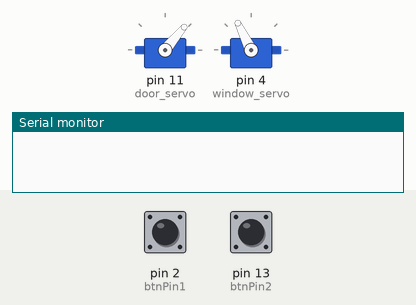
Simulated run of this sketch. Board: Arduino Uno, built with avr-gcc and run on an emulated ATmega328P. On the bench: 2 × servo, the last lines printed to the serial monitor. The inputs (shaded band) are chosen by the test bench; at power-on: pin 2 (btnPin1) HIGH, pin 13 (btnPin2) HIGH.

Above: at 3.4 s.
3.5 s: pin 2 (btnPin1) pulled LOW for 0.15 s
At 4.8 s:
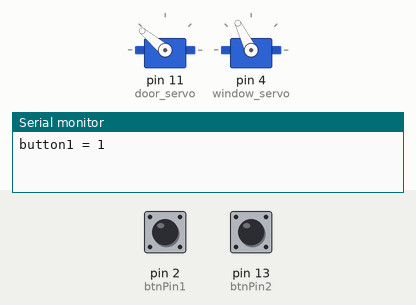
5.1 s: pin 2 (btnPin1) pulled LOW for 1 s
At 7.3 s:
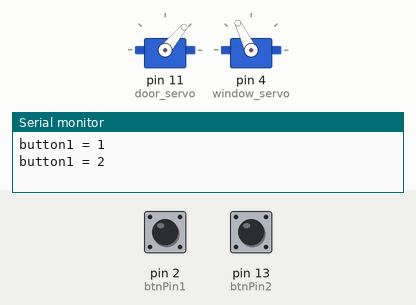
7.6 s: pin 2 (btnPin1) pulled LOW for 3.2 s
At 12.1 s:
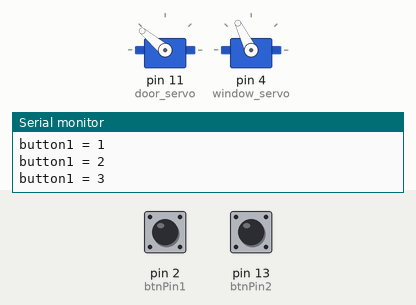
Timing chart, 0 to 13.6 s (numbered marks = the images above; inputs shaded):
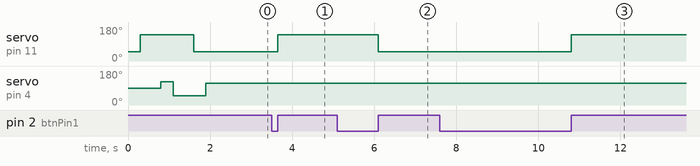

The sketch:

4_3_control_door_window.ino
```cpp
/*
 * create by straysnail
 * 2022/2/26
 */
#include <Servo.h>  //Import the library files of steering gear
Servo door_servo;  //Create a steering gear instance to control the door steering gear
Servo window_servo;  //Create a steering gear instance to control the window steering gear
#define btnPin1 2 //IO port of the button
#define btnPin2 13
boolean btnVal1 = 0; //Used to receive the button value
boolean btnVal2 = 0;
int count1 = 0;  //Calculate the click times of the button
int count2 = 0;
boolean door_state = 0; //Control the door state
boolean window_state = 0; //Control the window state

void setup() {
  Serial.begin(9600);
  pinMode(btnPin1,INPUT);
  pinMode(btnPin2,INPUT);
  door_servo.attach(11,500,2500);  //Set the pin of the steering gear as 11, and the pulse range is 500-2500ms
  window_servo.attach(4,500,2500);  //Set the pin of the steering gear as 4, and the pulse range is 500-2500ms
  door_servo.write(50); //Initial angle is 90 degrees
  delay(300);
  door_servo.write(140);   //Turn the steering gear to 180 degrees and open the door
  delay(500);   //Delay for the steering gear to turn
  window_servo.write(124);
  delay(300);
  window_servo.write(50);  //Open the window
  delay(500);
  door_servo.write(50); //Close the door
  delay(300);
  window_servo.write(116); //Close the window
  delay(300);
}

void loop() {
  btnVal1 = digitalRead(btnPin1);  //Read the value of the button
  btnVal2 = digitalRead(btnPin2);
  if(btnVal1 == 0)  //If button 1 is pressed
  {
    delay(10); //Delay to eliminate the shake of the button
    btnVal1 = digitalRead(btnPin1);
    if(btnVal1 == 0)
    {
      boolean i1 = 1;
      while(i1 == 1)
      {
        btnVal1 = digitalRead(btnPin1);
        if(btnVal1 == 1)  //Button 1 is released
        {
          count1 = count1 + 1; //Record the click times
          Serial.print("button1 = ");
          Serial.println(count1);
          door_state = count1 % 2; //Calculate the remainder. If it is singular, the value is equal to 1, and if it is even, the value is equal to 0
          if(door_state == 1)
          {
            door_servo.write(140); //Open the door
            delay(300);
          }
          else
          {
            door_servo.write(50); //Close the door
            delay(300);
          }
          i1 = 0; //Exit the cycle with i=0
        }
      }
    }
  }

  if(btnVal2 == 0)  //If button 2 is pressed
  {
    delay(10);
    btnVal2 = digitalRead(btnPin2);
    if(btnVal2 == 0)
    {
      boolean i2 = 1;
      while(i2 == 1)
      {
        btnVal2 = digitalRead(btnPin2);
        if(btnVal2 == 1)  //Button 2 is released
        {
          count2 = count2 + 1; //Record the click times
          Serial.print("button2 = ");
          Serial.println(count2);
          window_state = count2 % 2; //Calculate the remainder. If it is singular, the value is equal to 1, and if it is even, the value is equal to 0

          if(window_state == 1)
          {
            window_servo.write(50); //Open the window
            delay(300);
          }
          else
          {
            window_servo.write(116); //Close the window
            delay(300);
          }
          i2 = 0; //Exit the cycle with i=0
        }
      }
    }
  }
}
```

Measured:
- after the input at 3.5 s, servo on pin 11 (door_servo): 50° → 140° after 0.15 s
- after the input at 5.1 s, servo on pin 11 (door_servo): 140° → 50° after 1.0 s
- after the input at 7.6 s, servo on pin 11 (door_servo): 50° → 140° after 3.2 s
